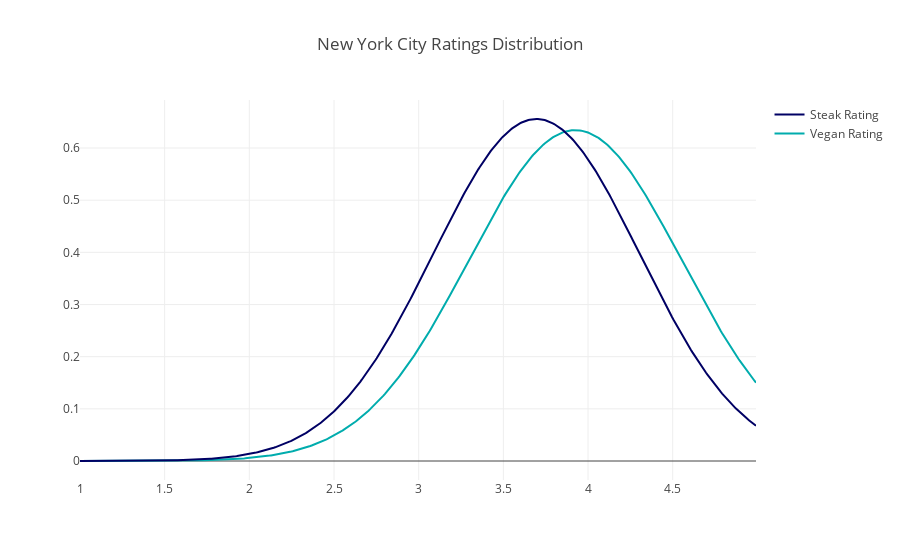

The notebook cell this image was saved under:
### Code cell
nyc3 = df[(df['city']=='new york')&(df['category']=='vegan')]['rating']  
nyc4 = df[(df['city']=='new york')&(df['category']=='steak')]['rating'] 
hist_data = [nyc3, nyc4]

group_labels = ['Vegan Rating', 'Steak Rating']

colors = [ 'rgb(00, 172, 173)','rgb(0, 0, 100)']
nyc_fig2 = ff.create_distplot(hist_data, group_labels, bin_size=1, colors=colors, show_hist=False, curve_type='normal', show_rug=False)
nyc_fig2['layout'].update(title='New York City Ratings Distribution')
plotly.offline.iplot(nyc_fig2, filename='Distplot with Multiple Datasets')

### Figure 1 — Plotly figure (JSON) as saved in the notebook; plotly's stock layout.template omitted (floating-point values rounded to 4 significant figures; data arrays with more than 128 entries replaced by an {"elided": "..."} marker saying what was removed)
{"data": [{"legendgroup": "Vegan Rating", "marker": {"color": "rgb(00, 172, 173)"}, "mode": "lines", "name": "Vegan Rating", "showlegend": true, "type": "scatter", "uid": "40eff248-30b0-11e9-a180-acde48001122", "x": {"elided": "500 float values"}, "xaxis": "x", "y": {"elided": "500 float values"}, "yaxis": "y"}, {"legendgroup": "Steak Rating", "marker": {"color": "rgb(0, 0, 100)"}, "mode": "lines", "name": "Steak Rating", "showlegend": true, "type": "scatter", "uid": "40eff428-30b0-11e9-8d75-acde48001122", "x": {"elided": "500 float values"}, "xaxis": "x", "y": {"elided": "500 float values"}, "yaxis": "y"}], "layout": {"barmode": "overlay", "hovermode": "closest", "legend": {"traceorder": "reversed"}, "title": "New York City Ratings Distribution", "xaxis": {"anchor": "y2", "domain": [0, 1], "zeroline": false}, "yaxis": {"anchor": "free", "domain": [0, 1], "position": 0}}}
